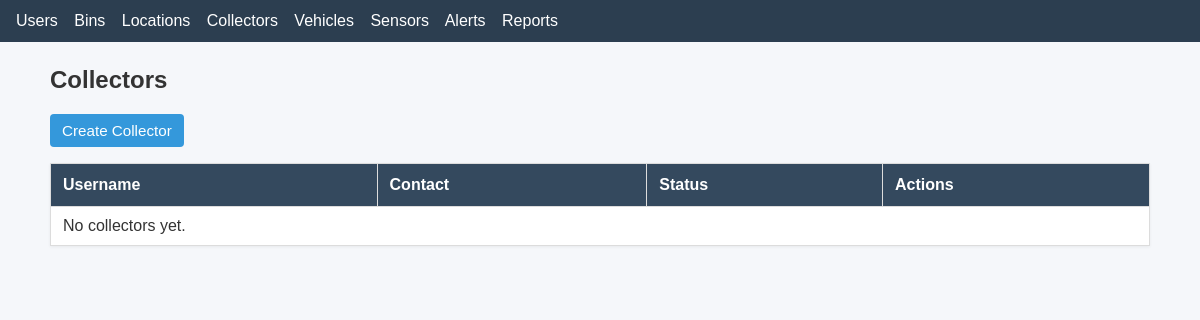
/collectors/, run on an earlier commit of the app's database.
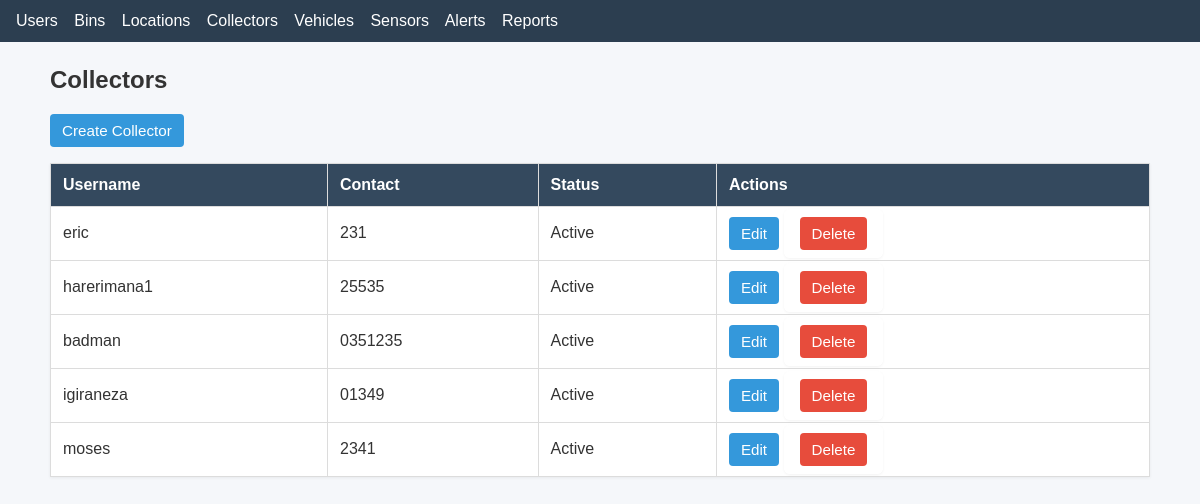
And on a later commit of the database.
### stwms/models.py (models this page shows, shortened)
class Collector(models.Model):
    collector_status_choices = [('Active', 'Active'),('Inactive', 'Inactive'),]
    user = models.OneToOneField(User,on_delete=models.CASCADE,limit_choices_to={'profile__role': 'collector'})
    contact = models.CharField(max_length=20)
    status = models.CharField(max_length=20, choices=collector_status_choices, default='Active')

### stwms/views.py (the view)
# urls.py: path('collectors/', views.collector_list, name='collector_list'),
def collector_list(request):
    collectors = Collector.objects.all()
    return render(request, "collector/collector_list.html", {"collectors": collectors})

### stwms/templates/collector/collector_list.html
{% extends "base.html" %}
{% block content %}
<h2>Collectors</h2>
<p><a class="btn" href="{% url 'stwms:collector_create' %}">Create Collector</a></p>
<table>
    <thead><tr><th>Username</th><th>Contact</th><th>Status</th><th>Actions</th></tr></thead>
    <tbody>
    {% for collector in collectors %}
        <tr>
            <td>{{ collector.user.username }}</td>
            <td>{{ collector.contact }}</td>
            <td>{{ collector.status }}</td>
            <td>
                <a class="btn" href="{% url 'stwms:collector_update' collector.id %}">Edit</a>
                <form style="display:inline" method="post" action="{% url 'stwms:collector_delete' collector.id %}">{% csrf_token %}
                    <button class="btn btn-danger" type="submit">Delete</button>
                </form>
            </td>
        </tr>
    {% empty %}
        <tr><td colspan="4">No collectors yet.</td></tr>
    {% endfor %}
    </tbody>
</table>
{% endblock %}

What changed in the data, as far as the page shows it:
added Collector: user.username "eric", contact "231", status "Active"
added Collector: user.username "harerimana1", contact "25535", status "Active"
added Collector: user.username "badman", contact "0351235", status "Active"
added Collector: user.username "igiraneza", contact "01349", status "Active"
added Collector: user.username "moses", contact "2341", status "Active"
Also different on the page:
text no longer shown: "No collectors yet."
